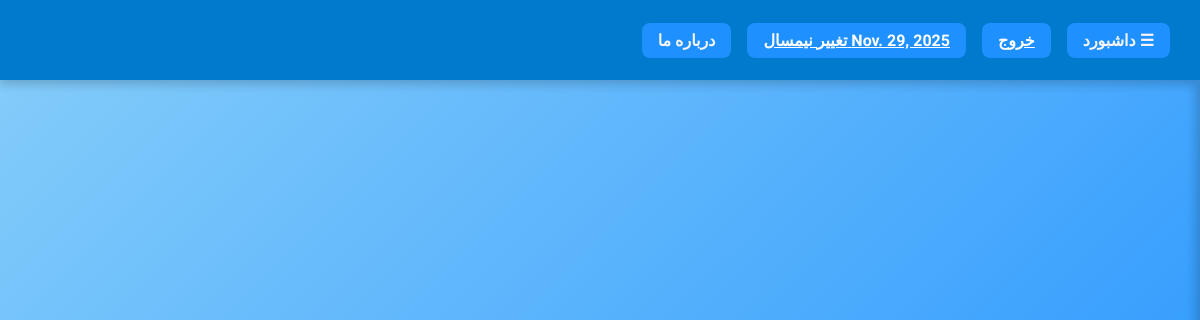
Before: /ticket_module/users_tickets with the older database file.
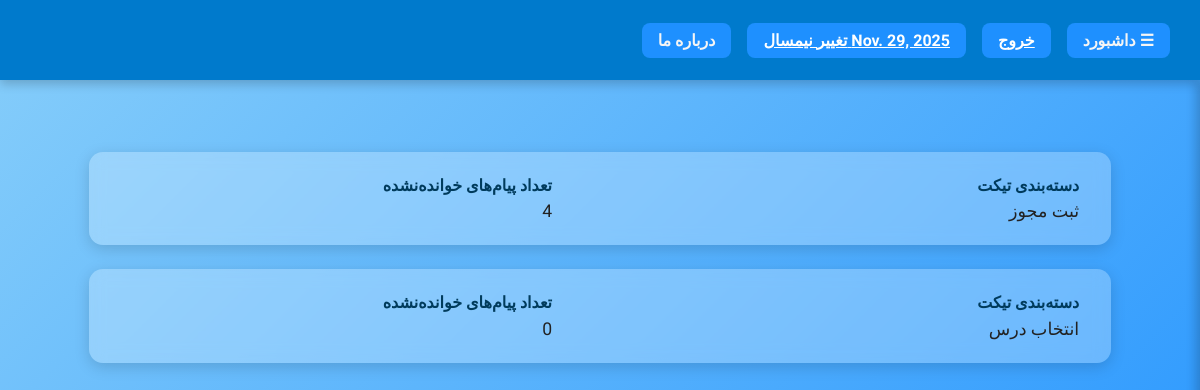
After: the same page with the newer database file.
### ticket_module/models.py (models this page shows, shortened)
class Ticket(models.Model):
    title=models.CharField(max_length=100,verbose_name='عنوان تیکت',null=False,blank=False,error_messages={'null':'عنوان تیک باید نوشته شود'})
    choices=(('ثبت مجوز','ثبت مجوز'),('انتخاب درس','انتخاب درس'),('حذف درس','حذف درس'),('ثبت ارزشیابی','ثبت ارزشیابی'),('ثبت نمره','ثبت نمره')
             ,('تایید حساب کاربری','تایید حساب کاربری'),('---','---'))
    subject=models.CharField(max_length=50,choices=choices,verbose_name='دسته بندی تیکت',null=False,blank=False,error_messages={'null':'دسته بندی باید مشخص شود'})
    creator=models.ForeignKey(User,on_delete=models.CASCADE,null=False,blank=False,db_index=True,related_name='tickets',verbose_name='کاربر ایجاد کننده تیکت',
                              error_messages={'null':'کاربر ایجاد کننده تیکت مشخص نشده است!'})
    date=models.DateField(auto_now_add=True,verbose_name='تاریخ ایجاد تیکت')
    is_closed=models.BooleanField(verbose_name='آیا تیکت بسته شده است',default=False)

### ticket_module/views.py (the view)
# urls.py: path('users_tickets',Users_Tickets.as_view(),name='users_tickets'),
class Users_Tickets(View):
    def get(self,request):
        tickets=Ticket.objects.all()\
            .values('subject').annotate(unread_messages=Count('messages',filter=Q(messages__responses__isnull=True),distinct=True)).order_by('-unread_messages')
        return render(request,'Users_Tickets.html',context={'objects':tickets},status=200)

### polls/templatetags/polls_extra.py (called while the page is built)
@register.filter
def get_current_semester(request):
    sem=request.session.get('semester')
    sem=Semester.objects.get(id=sem).start_date if sem!=None else Current_Semester.objects.first().semester.start_date
    return sem

### ticket_module/templates/Users_Tickets.html (shortened to what this page needs)
{% extends 'Base_Layout.html' %}
{% block main_content %}
<section id="tickets_container">
    {% for obj in objects %}
    <div class="ticket">
        <div class="item">
            <div class="label">دسته‌بندی تیکت</div>
            <div class="value">{{ obj.subject }}</div>
        </div>
        <div class="item">
            <div class="label">تعداد پیام‌های خوانده‌نشده</div>
            <div class="value">{{ obj.unread_messages }}</div>
        </div>
    </div>
    {% endfor %}
</section>
{% endblock %}

Changed rows visible on the page:
added Ticket: subject "ثبت مجوز", unread_messages "4"
added Ticket: subject "انتخاب درس", unread_messages "0"
